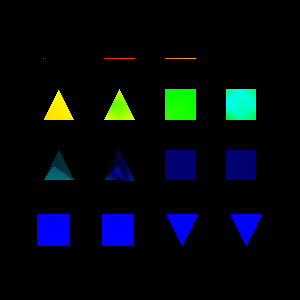

The Python source for this figure:
#!/usr/bin/env python

# Read EnSight Gold binary elements case file with time step and render pointTensors.

import os

import vtkmodules.vtkInteractionStyle  # noqa: F401
import vtkmodules.vtkRenderingFreeType  # noqa: F401
import vtkmodules.vtkRenderingOpenGL2  # noqa: F401

from vtkmodules.vtkCommonExecutionModel import vtkStreamingDemandDrivenPipeline
from vtkmodules.vtkFiltersGeometry import vtkGeometryFilter
from vtkmodules.vtkIOEnSight import vtkGenericEnSightReader
from vtkmodules.vtkRenderingCore import (
    vtkActor,
    vtkCompositePolyDataMapper,
    vtkRenderWindow,
    vtkRenderWindowInteractor,
    vtkRenderer,
)

# Source
data_dir = os.environ.get("VPE_DATA_DIR", os.path.dirname(os.path.abspath(__file__)))

# Read EnSight case file
ensight_reader = vtkGenericEnSightReader()
ensight_reader.SetCaseFileName(os.path.join(data_dir, "EnSight", "elements-bin.case"))
ensight_reader.UpdateInformation()
ensight_reader.GetOutputInformation(0).Set(vtkStreamingDemandDrivenPipeline.UPDATE_TIME_STEP(), 0.1)

# Extract geometry
geometry_filter = vtkGeometryFilter()
geometry_filter.SetInputConnection(ensight_reader.GetOutputPort())

# Mapper
composite_mapper = vtkCompositePolyDataMapper()
composite_mapper.SetInputConnection(geometry_filter.GetOutputPort())
composite_mapper.SetColorModeToMapScalars()
composite_mapper.SetScalarModeToUsePointFieldData()
composite_mapper.ColorByArrayComponent("pointTensors", 0)
composite_mapper.SetScalarRange(0, 112)

# Actor
ensight_actor = vtkActor()
ensight_actor.SetMapper(composite_mapper)

# Renderer
renderer = vtkRenderer()
renderer.AddActor(ensight_actor)

# Render window
render_window = vtkRenderWindow()
render_window.AddRenderer(renderer)
render_window.SetWindowName("ensight gold elements bin")
render_window.SetMultiSamples(0)
render_window.SetSize(300, 300)

# Interactor
interactor = vtkRenderWindowInteractor()
interactor.SetRenderWindow(render_window)

# Scene
renderer.ResetCamera()

interactor.Initialize()
interactor.Start()
